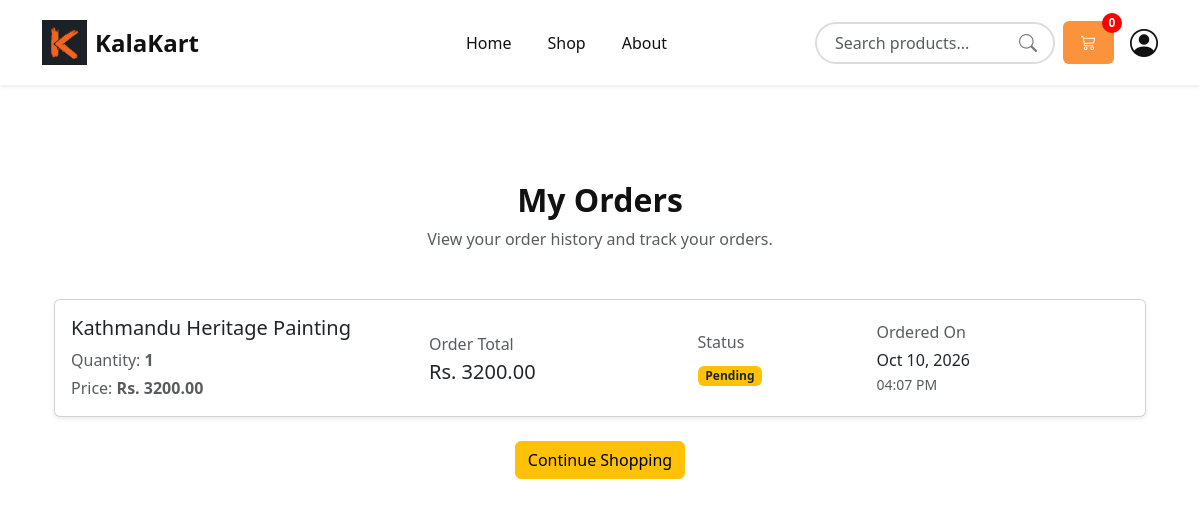
The page /orders/my-orders/ (signed in) on the database its author committed.
### orders/models.py (models this page shows, shortened)
class Order(models.Model):
    STATUS_CHOICES = (
        ("pending", "Pending"),
        ("confirmed", "Confirmed"),
        ("shipped", "Shipped"),
        ("delivered", "Delivered"),
        ("cancelled", "Cancelled"),
    )
    user = models.ForeignKey(
        settings.AUTH_USER_MODEL,
        on_delete=models.CASCADE
    )
    product = models.ForeignKey(
        Product,
        on_delete=models.CASCADE
    )
    quantity = models.PositiveIntegerField(
        default=1
    )
    price = models.DecimalField(
        max_digits=10,
        decimal_places=2
    )
    total_price = models.DecimalField(
        max_digits=10,
        decimal_places=2
    )
    status = models.CharField(
        max_length=20,
        choices=STATUS_CHOICES,
        default="pending"
    )
    created_at = models.DateTimeField(
        auto_now_add=True
    )

### products/models.py (models this page shows, shortened)
class Product(models.Model):
    CATEGORY_CHOICES = (
        ('Painting', 'Painting'),
        ('Handicraft', 'Handicraft'),
        ('Jewelry', 'Jewelry'),
        ('Pottery', 'Pottery'),
        ('Home Decor', 'Home Decor'),
        ('Traditional Wear', 'Traditional Wear'),
    )
    seller = models.ForeignKey(
        CustomUser,
        on_delete=models.CASCADE
    )
    name = models.CharField(max_length=200)
    category = models.CharField(
        max_length=50,
        choices=CATEGORY_CHOICES
    )
    description = models.TextField()
    price = models.DecimalField(
        max_digits=10,
        decimal_places=2
    )
    stock = models.PositiveIntegerField()
    image = models.ImageField(
        upload_to='products/'
    )
    created_at = models.DateTimeField(auto_now_add=True)

### orders/views.py (the view)
@login_required
def MyOrdersView(request):
    orders = Order.objects.filter(
        user=request.user
    ).order_by("-created_at")
    context = {
        "orders": orders,
    }
    return render(
        request,
        "orders/my_orders.html",
        context
    )

### base_app/context_processors.py (called while the page is built)
def cart_count(request):
    if request.user.is_authenticated:
        items = Cart.objects.filter(user=request.user)
        count = sum(item.quantity for item in items)
    else:
        count = 0
    return {
        "cart_count": count
    }

### Template/orders/my_orders.html (shortened to what this page needs)
{% extends 'base.html' %}
{% block content %}
<section class="container py-5">
    <div class="text-center mb-5">
        <h2 class="fw-bold">
            My Orders
        </h2>
        <p class="text-muted">
            View your order history and track your orders.
        </p>
    </div>
    {% if orders %}
        {% for order in orders %}
        <div class="card shadow-sm mb-4">
            <div class="card-body">
                <div class="row align-items-center g-3">
                    <div class="col-md-4">
                        <h5 class="mb-2">
                            {{ order.product.name }}
                        </h5>
                        <p class="mb-1 text-muted">
                            Quantity:
                            <strong>{{ order.quantity }}</strong>
                        </p>
                        <p class="mb-0 text-muted">
                            Price:
                            <strong>Rs. {{ order.price|floatformat:2 }}</strong>
                        </p>
                    </div>
                    <div class="col-md-3">
                        <p class="mb-1 text-muted">
                            Order Total
                        </p>
                        <h5 class="mb-0">
                            Rs. {{ order.total_price|floatformat:2 }}
                        </h5>
                    </div>
                    <div class="col-md-2">
                        <p class="mb-2 text-muted">
                            Status
                        </p>
                        {% if order.status == "pending" %}
                            <span class="badge bg-warning text-dark">
                                Pending
                            </span>
                        {% elif order.status == "confirmed" %}
                            <span class="badge bg-info text-dark">
                                Confirmed
                            </span>
                        {% elif order.status == "shipped" %}
                            <span class="badge bg-primary">
                                Shipped
                            </span>
                        {% elif order.status == "delivered" %}
                            <span class="badge bg-success">
                                Delivered
                            </span>
                        {% elif order.status == "cancelled" %}
                            <span class="badge bg-danger">
                                Cancelled
                            </span>
                        {% else %}
                            <span class="badge bg-secondary">
                                {{ order.status|title }}
                            </span>
                        {% endif %}
                    </div>
                    <div class="col-md-3">
                        <p class="mb-1 text-muted">
                            Ordered On
                        </p>
                        <p class="mb-0">
                            {{ order.created_at|date:"M d, Y" }}
                        </p>
                        <small class="text-muted">
                            {{ order.created_at|date:"h:i A" }}
                        </small>
                    </div>
                </div>
            </div>
        </div>
        {% endfor %}
        <div class="text-center mt-4">
            <a
                href="{% url 'shop' %}"
                class="btn btn-warning"
            >
                Continue Shopping
            </a>
        </div>
    {% endif %}
</section>
{% endblock %}

### Static/css/style.css (style rules this page uses)
:root { --bg-color: #ffffff; --navbar-color: #ffffff; --text-color: #111111; --main-color: #fb923c; }
body { background-color: var(--bg-color); color: var(--text-color); transition: 0.3s; }

### rows shown on the page
Order: product.name "Kathmandu Heritage Painting", quantity "1", price "3200.00", total_price "3200.00", status "Pending", created_at "Oct 10, 2026", created_at "04:07 PM"

### other values the page prints
{{ cart_count }} "0"
